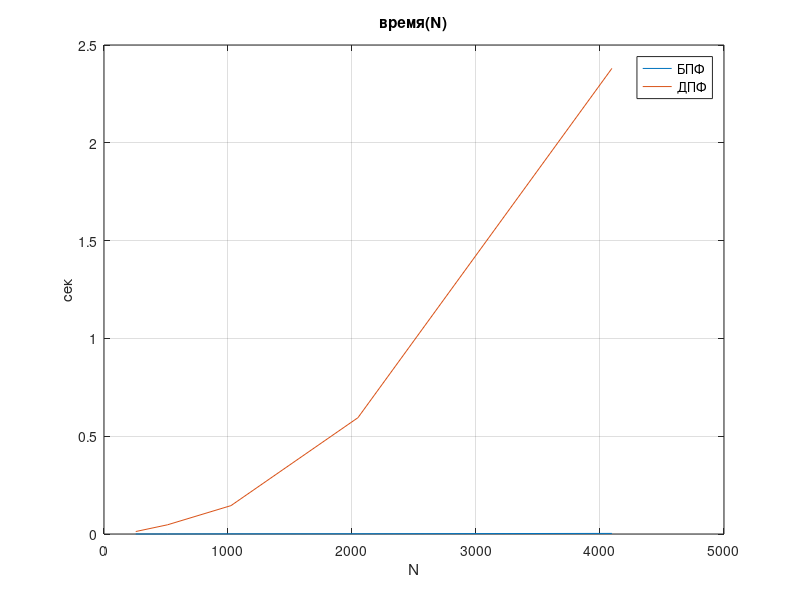

Write MATLAB code to recreate this figure.
fft = [0.00014 0.000333 0.000915 0.001399 0.003038];
dft = [0.012648 0.047041 0.145071 0.594685 2.38044];
n = [];
n(1) = 256;
for i=2:5
    n(i) = n(i -1) * 2;
end

plot(n, fft)
hold on
plot(n, dft)
grid on
legend('БПФ', 'ДПФ')
xlabel('N')
ylabel('сек')
title('время(N)')
